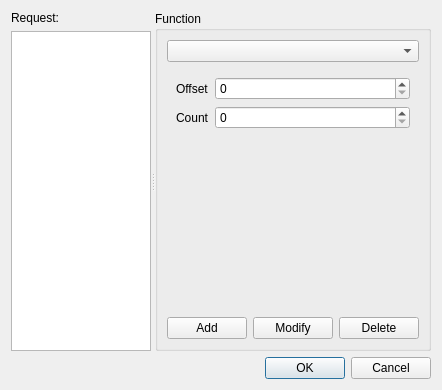
<?xml version="1.0" encoding="UTF-8"?>
<ui version="4.0">
 <class>mbClientDialogScannerRequest</class>
 <widget class="QDialog" name="mbClientDialogScannerRequest">
  <property name="geometry">
   <rect>
    <x>0</x>
    <y>0</y>
    <width>442</width>
    <height>390</height>
   </rect>
  </property>
  <property name="windowTitle">
   <string>Scanner Request</string>
  </property>
  <layout class="QVBoxLayout" name="verticalLayout_3">
   <item>
    <widget class="QSplitter" name="splitter">
     <property name="orientation">
      <enum>Qt::Horizontal</enum>
     </property>
     <widget class="QWidget" name="layoutWidget">
      <layout class="QVBoxLayout" name="verticalLayout_2">
       <item>
        <widget class="QLabel" name="label">
         <property name="text">
          <string>Request:</string>
         </property>
        </widget>
       </item>
       <item>
        <widget class="QListView" name="lsRequest"/>
       </item>
      </layout>
     </widget>
     <widget class="QGroupBox" name="groupBox">
      <property name="title">
       <string>Function</string>
      </property>
      <layout class="QVBoxLayout" name="verticalLayout">
       <item>
        <widget class="QComboBox" name="cmbFunction"/>
       </item>
       <item>
        <widget class="QStackedWidget" name="swFuncParams">
         <property name="currentIndex">
          <number>2</number>
         </property>
         <widget class="QWidget" name="pgEmpty"/>
         <widget class="QWidget" name="pgOffset">
          <layout class="QFormLayout" name="formLayout">
           <item row="0" column="0">
            <widget class="QLabel" name="label_2">
             <property name="text">
              <string>Offset</string>
             </property>
            </widget>
           </item>
           <item row="0" column="1">
            <widget class="QSpinBox" name="spOffset1"/>
           </item>
          </layout>
         </widget>
         <widget class="QWidget" name="pgOffsetCount">
          <layout class="QFormLayout" name="formLayout_2">
           <item row="0" column="0">
            <widget class="QLabel" name="label_3">
             <property name="text">
              <string>Offset</string>
             </property>
            </widget>
           </item>
           <item row="0" column="1">
            <widget class="QSpinBox" name="spOffset2"/>
           </item>
           <item row="1" column="0">
            <widget class="QLabel" name="label_4">
             <property name="text">
              <string>Count</string>
             </property>
            </widget>
           </item>
           <item row="1" column="1">
            <widget class="QSpinBox" name="spCount2"/>
           </item>
          </layout>
         </widget>
        </widget>
       </item>
       <item>
        <layout class="QHBoxLayout" name="horizontalLayout">
         <item>
          <widget class="QPushButton" name="btnAdd">
           <property name="text">
            <string>Add</string>
           </property>
          </widget>
         </item>
         <item>
          <widget class="QPushButton" name="btnModify">
           <property name="text">
            <string>Modify</string>
           </property>
          </widget>
         </item>
         <item>
          <widget class="QPushButton" name="btnDelete">
           <property name="text">
            <string>Delete</string>
           </property>
          </widget>
         </item>
        </layout>
       </item>
      </layout>
     </widget>
    </widget>
   </item>
   <item>
    <widget class="QDialogButtonBox" name="buttonBox">
     <property name="orientation">
      <enum>Qt::Horizontal</enum>
     </property>
     <property name="standardButtons">
      <set>QDialogButtonBox::Cancel|QDialogButtonBox::Ok</set>
     </property>
    </widget>
   </item>
  </layout>
 </widget>
 <resources/>
 <connections>
  <connection>
   <sender>buttonBox</sender>
   <signal>accepted()</signal>
   <receiver>mbClientDialogScannerRequest</receiver>
   <slot>accept()</slot>
   <hints>
    <hint type="sourcelabel">
     <x>248</x>
     <y>254</y>
    </hint>
    <hint type="destinationlabel">
     <x>157</x>
     <y>274</y>
    </hint>
   </hints>
  </connection>
  <connection>
   <sender>buttonBox</sender>
   <signal>rejected()</signal>
   <receiver>mbClientDialogScannerRequest</receiver>
   <slot>reject()</slot>
   <hints>
    <hint type="sourcelabel">
     <x>316</x>
     <y>260</y>
    </hint>
    <hint type="destinationlabel">
     <x>286</x>
     <y>274</y>
    </hint>
   </hints>
  </connection>
 </connections>
</ui>
